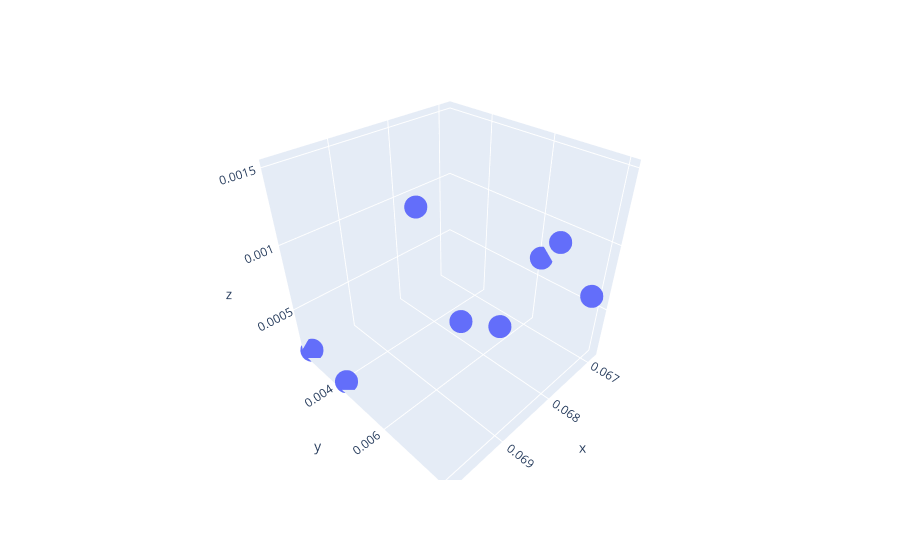

This figure's notebook cell:
### Code cell
import plotly.express as px
import pandas as pd

# Load sample data (e.g., the Iris dataset)
# df = px.data.iris() 

df_subset = df_out[['x','y','z']].loc[test1_ls]
test1_invdict = {}
for k,v in test1_dict.items():
    test1_invdict[v] = k



import plotly.graph_objects as go

fig = go.Figure()

for i in range(len(df)):
    fig.add_trace(go.Scatter3d(
        x=[df_subset['x'].iloc[i]],
        y=[df_subset['y'].iloc[i]],
        z=[df_subset['z'].iloc[i]],
        mode='markers+text',
        text=[f"P{test1_invdict[df_subset.index]}"],   # label (change as needed)
        textposition='top center',
        marker=dict(size=5)
    ))

fig.update_layout(
    scene=dict(
        xaxis_title='X',
        yaxis_title='Y',
        zaxis_title='Z'
    ),
    width=800,
    height=700
)

fig.show()

### Figure 1 — Plotly figure (JSON) as saved in the notebook; plotly's stock layout.template omitted (floating-point values rounded to 4 significant figures)
{"data": [{"hovertemplate": "x=%{x}<br>y=%{y}<br>z=%{z}<extra></extra>", "legendgroup": "", "marker": {"color": "#636efa", "symbol": "circle"}, "mode": "markers", "name": "", "scene": "scene", "showlegend": false, "type": "scatter3d", "x": [0.06713, 0.06932, 0.06986, 0.06795, 0.06713, 0.06877, 0.06986, 0.06686], "y": [0.006973, 0.006152, 0.002598, 0.006426, 0.008066, 0.006426, 0.004238, 0.006152], "z": [0.000957, 0.001504, 0.0001367, 0.0004102, 0.0006836, 0.0006836, 0.0001367, 0.0006836]}], "layout": {"autosize": true, "legend": {"tracegroupgap": 0}, "margin": {"t": 60}, "scene": {"aspectmode": "auto", "aspectratio": {"x": 1, "y": 1, "z": 1}, "domain": {"x": [0, 1], "y": [0, 1]}, "xaxis": {"title": {"text": "x"}, "type": "linear"}, "yaxis": {"title": {"text": "y"}, "type": "linear"}, "zaxis": {"title": {"text": "z"}, "type": "linear"}}}}
